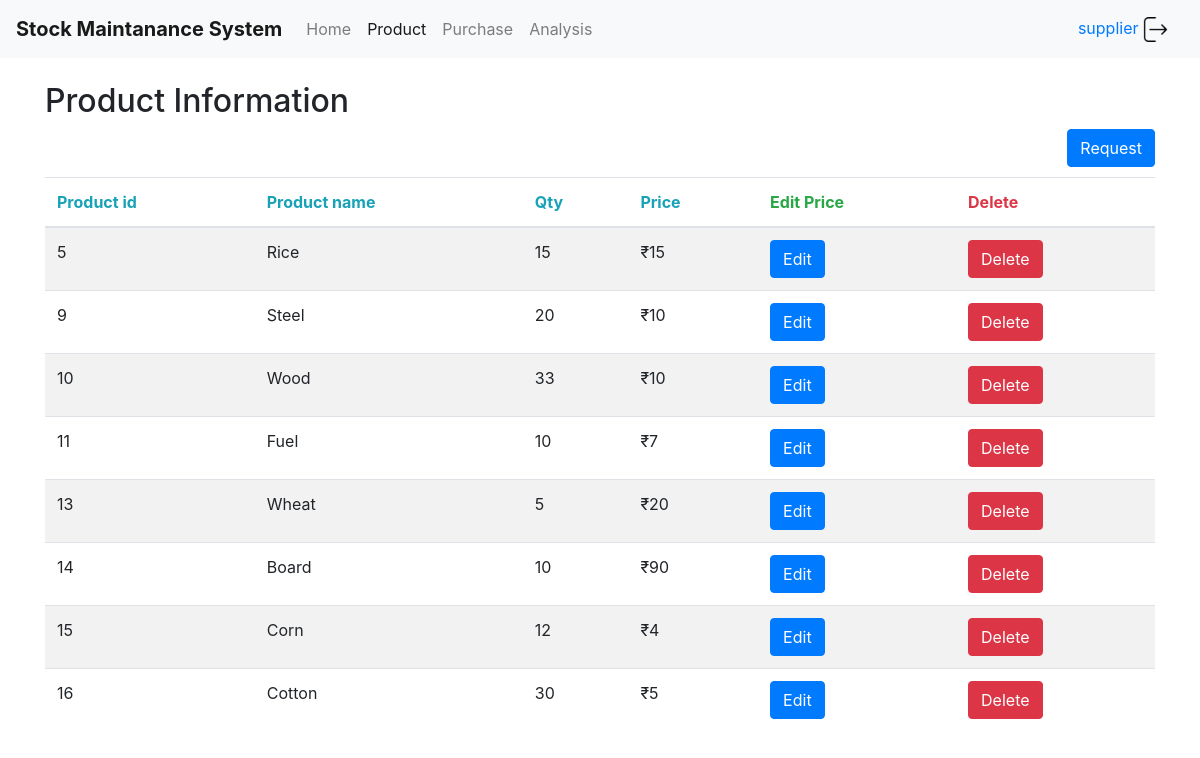
Screenshot of /admin/product (signed in) with the database file from the repository.
### tables this page shows
CREATE TABLE Product (productID INTEGER PRIMARY KEY, productName TEXT,QTY INTEGER,productPrice INTEGER);

### app.py (the view)
@app.route("/admin/product")
def product():
   con = sql.connect("database.sqlite")
   con.row_factory = sql.Row
   cur = con.cursor()
   cur.execute("select * from Product")
   rows = cur.fetchall();
   return  render_template('product.html',rows = rows,user=session["name"])

### templates/product.html (shortened to what this page needs)
<!DOCTYPE html>
<html>
<head>
	<link rel="stylesheet" href="https://stackpath.bootstrapcdn.com/bootstrap/4.1.3/css/bootstrap.min.css">
</head>
<body>
				<nav class="navbar navbar-expand-lg navbar-light bg-light">
			  <a class="navbar-brand" href="#"><b>Stock Maintanance System</b></a>
			  <div class="collapse navbar-collapse" id="navbarNavAltMarkup">
			    <div class="navbar-nav">
			      <a class="nav-item nav-link" href="/admin">Home</a>
			      <a class="nav-item nav-link active" href="/admin/product">Product <span class="sr-only">(current)</span></a>
			      <a class="nav-item nav-link" href="/admin/purchase">Purchase</a>
                  <a class="nav-item nav-link" href="/admin/analysis">Analysis</a>
			    </div>
			  </div>
        <a class="nav-item nav-link" href="{{url_for('login_page.a_logout')}}">{{user}} <img src={{url_for('static',filename='logout.png')}} width="25" height="25"></a>
			</nav>
<div class="container">
  <h2>Product Information</h2>
 <div class="float-md-right">
  <button type="button" class="btn btn-primary" data-toggle="modal" data-target="#exampleModal">Request</button></div>
 </div>
  <table class="table table-striped">
    <thead>
      <tr>
        <th class="text-info">Product id</th>
        <th class="text-info">Product name</th>
        <th class="text-info">Qty</th>
        <th class="text-info">Price</th>
        <th class="text-success">Edit Price</th>
        <th class="text-danger">Delete</th>
      </tr>
    </thead>
    <tbody>
       {% for row in rows %}
            <tr>
               <td>{{row["productID"]}}</td>
               <td>{{row["productName"]}}</td>
               <td>{{row['QTY']}}</td>
               <td>₹{{row['productPrice']}}</td>
               <td>
                    <a><button class="btn btn-primary" OnClick='showModal({{row["productID"]}},"{{row["productName"]}}","{{row["QTY"]}}","{{row["Price"]}}");'>Edit</button></a></td>
                       <td> <a href='deleteProduct/{{row["productID"]}}'><button class="btn btn-danger">Delete</button></a>
                     </td>
            </tr>
         {% endfor %}
    </tbody>
  </table>
</body>
</html>

### rows the page displays
Product: productID "5", productName "Rice", QTY "15", productPrice "15"
Product: productID "9", productName "Steel", QTY "20", productPrice "10"
Product: productID "10", productName "Wood", QTY "33", productPrice "10"
Product: productID "11", productName "Fuel", QTY "10", productPrice "7"
Product: productID "13", productName "Wheat", QTY "5", productPrice "20"
Product: productID "14", productName "Board", QTY "10", productPrice "90"
Product: productID "15", productName "Corn", QTY "12", productPrice "4"
Product: productID "16", productName "Cotton", QTY "30", productPrice "5"

### other values shown
{{ user }} "supplier"
